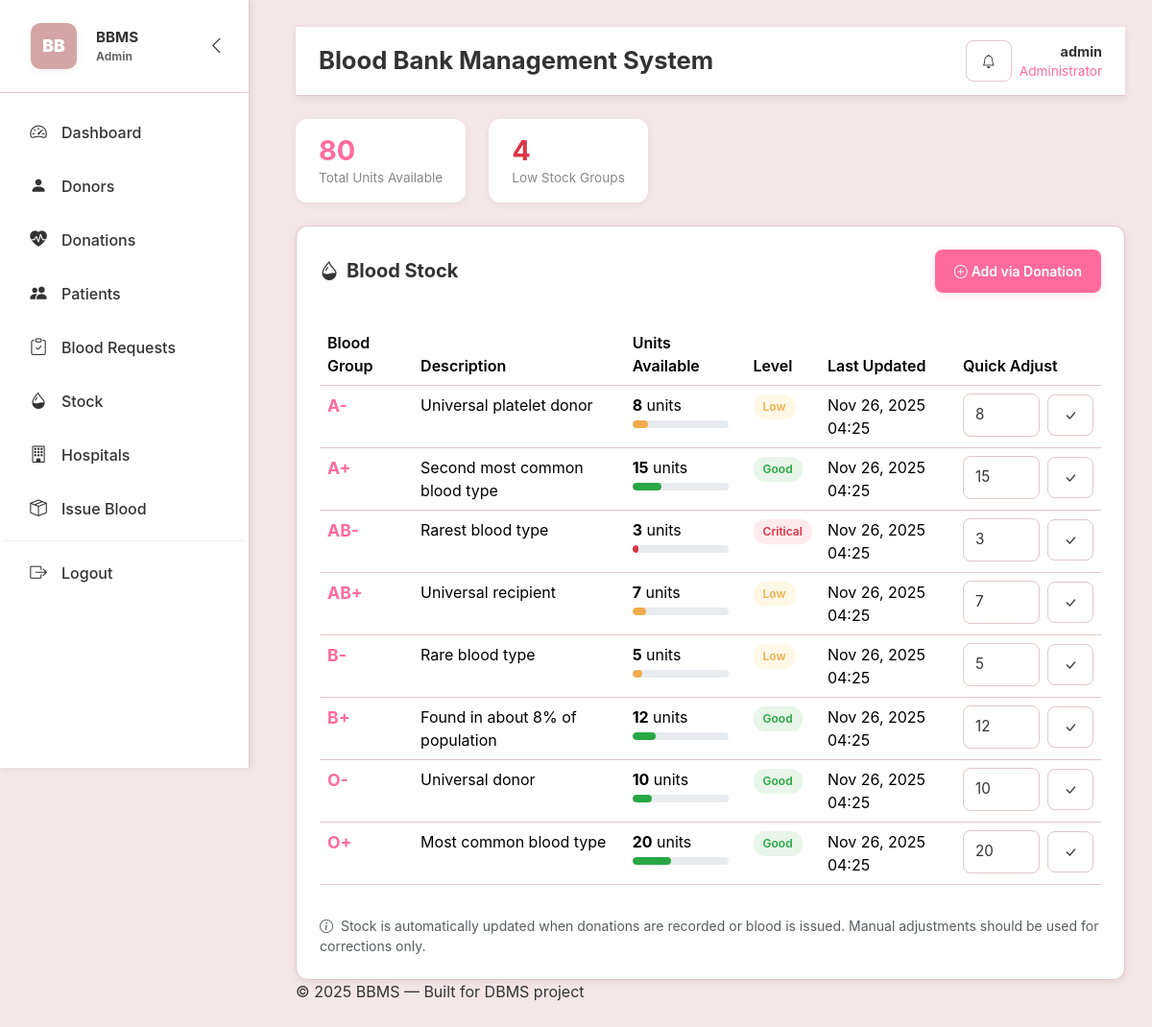
The app's page /stock/view_stock.php (signed in) with its own data.
### tables this page shows
CREATE TABLE blood_stock (
    stock_id INT AUTO_INCREMENT PRIMARY KEY,
    group_code VARCHAR(5) NOT NULL UNIQUE,
    units_available INT DEFAULT 0,
    units_reserved INT DEFAULT 0,
    minimum_threshold INT DEFAULT 5,
    maximum_capacity INT DEFAULT 100,
    last_updated TIMESTAMP DEFAULT CURRENT_TIMESTAMP ON UPDATE CURRENT_TIMESTAMP,
    FOREIGN KEY (group_code) REFERENCES blood_groups(group_code) ON DELETE RESTRICT ON UPDATE CASCADE
);

CREATE TABLE blood_groups (
    group_code VARCHAR(5) PRIMARY KEY,
    group_name VARCHAR(20) NOT NULL,
    can_donate_to VARCHAR(50) NOT NULL,
    can_receive_from VARCHAR(50) NOT NULL,
    description VARCHAR(255),
    created_at TIMESTAMP DEFAULT CURRENT_TIMESTAMP
);

### auth.php (called while the page is built, shortened)
<?php
function is_logged_in() {
    return !empty($_SESSION['admin_id']);
}
?>

### stock/view_stock.php (the view, shortened to what this page needs)
<?php
require_once '../db.php';
include '../auth.php';
include '../header.php';
$res = $conn->query("SELECT s.*, g.description FROM blood_stock s JOIN blood_groups g ON s.group_code = g.group_code ORDER BY s.group_code");
$total_units = $conn->query("SELECT SUM(units_available) as total FROM blood_stock")->fetch_assoc()["total"] ?? 0;
$low_stock_count = $conn->query("SELECT COUNT(*) as cnt FROM blood_stock WHERE units_available < 10")->fetch_assoc()["cnt"];
?>
<div class="stock-summary">
  <div class="stock-summary-card">
    <h3 style="color: var(--secondary-color);"><?= $total_units ?></h3>
    <p>Total Units Available</p>
  </div>
  <div class="stock-summary-card">
    <h3 style="color: <?= $low_stock_count > 0 ? "#dc3545" : "#28a745" ?>;"><?= $low_stock_count ?></h3>
    <p>Low Stock Groups</p>
  </div>
</div>
<div class="card table-modern">
  <div class="d-flex align-items-center justify-content-between mb-3">
    <h5 class="mb-0"><i class="bi bi-droplet-half me-2"></i>Blood Stock</h5>
    <a href="/bbms/donations/add_donation.php" class="btn btn-sm btn-brand"><i class="bi bi-plus-circle me-1"></i>Add via Donation</a>
  </div>
  <div class="table-responsive">
    <table class="table table-hover">
      <thead>
        <tr>
          <th>Blood Group</th>
          <th>Description</th>
          <th>Units Available</th>
          <th>Level</th>
          <th>Last Updated</th>
          <th>Quick Adjust</th>
        </tr>
      </thead>
      <tbody>
        <?php while($r=$res->fetch_assoc()):
          $units = $r["units_available"];
          $level_class = $units < 5 ? "critical" : ($units < 10 ? "low" : "good");
          $level_text = $units < 5 ? "Critical" : ($units < 10 ? "Low" : "Good");
          $fill_percent = min(100, ($units / 50) * 100);
        ?>
        <tr>
          <td><strong style="font-size: 1.1rem; color: var(--secondary-color);"><?= $r["group_code"] ?></strong></td>
          <td><?= htmlspecialchars($r["description"]) ?></td>
          <td>
            <strong><?= $units ?></strong> units
            <div class="progress-bar-stock mt-1">
              <div class="fill fill-<?= $level_class ?>" style="width: <?= $fill_percent ?>%"></div>
            </div>
          </td>
          <td><span class="stock-level stock-<?= $level_class ?>"><?= $level_text ?></span></td>
          <td><?= date("M d, Y H:i", strtotime($r["last_updated"])) ?></td>
          <td>
            <form method="POST" action="edit_stock_action.php" class="d-flex gap-2 align-items-center">
              <input type="number" name="units" class="form-control form-control-sm" style="width:80px" value="<?= $units ?>" min="0" required>
              <button class="btn btn-sm btn-ghost" title="Update"><i class="bi bi-check-lg"></i></button>
            </form>
          </td>
        </tr>
        <?php endwhile; ?>
      </tbody>
    </table>
  </div>
  <div class="mt-3 text-muted small">
    <i class="bi bi-info-circle me-1"></i>
    Stock is automatically updated when donations are recorded or blood is issued. Manual adjustments should be used for corrections only.
  </div>
</div>
<?php include '../footer.php'; ?>

### header.php (shortened to what this page needs)
<?php
include_once 'auth.php';
$cur = basename($_SERVER['SCRIPT_NAME']);
?>
<!doctype html><html lang="en"><head><meta charset="utf-8"><title>BBMS - Admin</title><meta name="viewport" content="width=device-width, initial-scale=1"><link href="https://cdn.jsdelivr.net/npm/bootstrap@5.3.2/dist/css/bootstrap.min.css" rel="stylesheet"><link href="https://cdn.jsdelivr.net/npm/bootstrap-icons@1.10.5/font/bootstrap-icons.css" rel="stylesheet"><link rel="stylesheet" href="/bbms/assets/style.css"></head><body><div class="sidebar" id="sidebar"><div class="sidebar-header"><div class="brand px-3 d-flex align-items-center"><div class="logo-circle me-2">BB</div><div class="brand-text"><div style="font-weight:700">BBMS</div><div class="small-muted">Admin</div></div></div><button id="sidebarToggle" class="btn-sidebar-toggle" title="Toggle sidebar"><i class="bi bi-chevron-left"></i></button></div><nav class="px-1 mt-3">
<div class="nav-item<?= $cur=='index.php'?' active':''?>" onclick="location.href='/bbms/index.php'"><span class="icon"><i class="bi bi-speedometer2"></i></span><span class="label">Dashboard</span></div>
<div class="nav-item<?= strpos($cur,'donor')!==false?' active':''?>" onclick="location.href='/bbms/donors/view_donors.php'"><span class="icon"><i class="bi bi-person-fill"></i></span><span class="label">Donors</span></div>
<div class="nav-item<?= strpos($cur,'donation')!==false?' active':''?>" onclick="location.href='/bbms/donations/view_donations.php'"><span class="icon"><i class="bi bi-heart-pulse-fill"></i></span><span class="label">Donations</span></div>
<div class="nav-item<?= strpos($cur,'patient')!==false?' active':''?>" onclick="location.href='/bbms/patients/view_patients.php'"><span class="icon"><i class="bi bi-people-fill"></i></span><span class="label">Patients</span></div>
<div class="nav-item<?= strpos($cur,'request')!==false?' active':''?>" onclick="location.href='/bbms/requests/view_requests.php'"><span class="icon"><i class="bi bi-clipboard-check"></i></span><span class="label">Blood Requests</span></div>
<div class="nav-item<?= strpos($cur,'stock')!==false?' active':''?>" onclick="location.href='/bbms/stock/view_stock.php'"><span class="icon"><i class="bi bi-droplet-half"></i></span><span class="label">Stock</span></div>
<div class="nav-item<?= strpos($cur,'hospital')!==false?' active':''?>" onclick="location.href='/bbms/hospitals/view_hospitals.php'"><span class="icon"><i class="bi bi-building"></i></span><span class="label">Hospitals</span></div>
<div class="nav-item<?= strpos($cur,'issue')!==false?' active':''?>" onclick="location.href='/bbms/issue/issue_blood.php'"><span class="icon"><i class="bi bi-box-seam"></i></span><span class="label">Issue Blood</span></div>
<hr style="border-color:#e0c7ca;margin:0.5rem 0">
<?php if(is_logged_in()): ?>
<div class="nav-item" onclick="location.href='/bbms/logout.php'"><span class="icon"><i class="bi bi-box-arrow-right"></i></span><span class="label">Logout</span></div>
<?php else: ?>
<div class="nav-item<?= $cur=='login.php'?' active':''?>" onclick="location.href='/bbms/login.php'"><span class="icon"><i class="bi bi-box-arrow-in-right"></i></span><span class="label">Admin Login</span></div>
<?php endif; ?>
</nav></div><div class="main"><div class="topbar mb-4 d-flex align-items-center justify-content-between"><div class="d-flex align-items-center title"><h1 class="mb-0">Blood Bank Management System</h1></div><div class="controls d-flex align-items-center gap-3"><?php if(is_logged_in()): ?><div class="d-flex align-items-center gap-2"><button class="btn btn-sm btn-ghost" title="Notifications"><i class="bi bi-bell"></i></button><div class="text-end small-muted"><div style="font-weight:700;color:#333"><?=htmlspecialchars($_SESSION['admin_username'])?></div><div style="font-size:0.85rem;color:#ff6b9d">Administrator</div></div></div><?php else: ?><a href="/bbms/login.php" class="btn btn-ghost">Login</a><?php endif; ?></div></div>

### footer.php (shortened to what this page needs)
<div class="footer-small">© <?=date('Y')?> BBMS — Built for DBMS project</div></div></body></html>

### assets/style.css (style rules this page uses)
:root { --primary-color:#d4a5a5;--secondary-color:#ff6b9d;--text-dark:#333;--text-muted:#666;--bg-light:#f5e6e8;--bg-white:#ffffff;--border-color:#e0c7ca }
* { box-sizing:border-box }
html,body { height:100%;margin:0 }
body { font-family:-apple-system,'Segoe UI',Roboto,'Helvetica Neue',sans-serif;background-color:var(--bg-light);color:var(--text-dark) }
.sidebar { width:260px;min-height:100vh;background:var(--bg-white);color:var(--text-dark);position:fixed;left:0;top:0;padding:0;transition:width 0.3s cubic-bezier(0.4,0,0.2,1);box-shadow:2px 0 8px rgba(0,0,0,0.08);z-index:1000;border-right:1px solid var(--border-color);overflow-y:auto }
.sidebar-header { display:flex;align-items:center;justify-content:space-between;padding:1.5rem 1rem;border-bottom:1px solid var(--border-color);flex-shrink:0 }
.brand { font-weight:700;font-size:1rem;display:flex;align-items:center;gap:0.75rem;flex:1;min-width:0 }
.brand-text { display:flex;flex-direction:column }
.brand-text>div:first-child { font-weight:700;font-size:0.95rem;color:var(--text-dark) }
.brand-text>div:last-child { font-size:0.75rem;color:var(--text-muted) }
.btn-sidebar-toggle { background:transparent;border:none;color:var(--text-dark);cursor:pointer;padding:0.5rem;border-radius:6px;display:flex;align-items:center;justify-content:center;transition:all 0.2s ease;font-size:1.2rem;flex-shrink:0 }
.nav-item { padding:0.75rem 1rem;border-radius:8px;margin:0.35rem 0.5rem;display:flex;align-items:center;gap:0.75rem;cursor:pointer;transition:all 0.2s ease;color:var(--text-dark);text-decoration:none }
.nav-item .icon { display:flex;align-items:center;justify-content:center;min-width:24px;font-size:1.1rem }
.nav-item .label { flex:1;white-space:nowrap;overflow:hidden;text-overflow:ellipsis;font-weight:500 }
.main { margin-left:280px;padding:28px;min-height:100vh;transition:margin-left 0.3s cubic-bezier(0.4,0,0.2,1);width:calc(100% - 280px) }
.topbar { height:72px;background:var(--bg-white);border-radius:0;padding:0 24px;display:flex;align-items:center;justify-content:space-between;box-shadow:0 2px 8px rgba(0,0,0,0.08);color:var(--text-dark);margin-bottom:28px;border-bottom:1px solid var(--border-color) }
.topbar .title { display:flex;align-items:center;gap:16px }
.topbar h1 { font-size:1.6rem;margin:0;font-weight:700;color:var(--text-dark) }
.card { background:var(--bg-white);border-radius:12px;padding:24px;box-shadow:0 2px 8px rgba(0,0,0,0.08);border:1px solid var(--border-color) }
.card h5 { color:var(--text-dark);font-weight:700 }
.btn-brand { background:var(--secondary-color);border:none;color:#fff;padding:12px 20px;border-radius:8px;font-weight:600;cursor:pointer;transition:all 0.2s ease;box-shadow:0 2px 8px rgba(255,107,157,0.2);display:inline-block }
.btn-ghost { background:transparent;border:1.5px solid var(--border-color);color:var(--text-dark);padding:10px 16px;border-radius:8px;cursor:pointer;transition:all 0.2s ease;font-weight:500;display:inline-block }
.logo-circle { width:48px;height:48px;border-radius:10px;background:var(--primary-color);color:#fff;display:flex;align-items:center;justify-content:center;font-weight:900;font-size:1.1rem;box-shadow:0 2px 8px rgba(212,165,165,0.2) }
.small-muted { color:var(--text-muted);font-size:0.9rem }
.form-control { background:var(--bg-white);border:1px solid var(--border-color);color:var(--text-dark);padding:10px 12px;border-radius:8px;transition:all 0.2s ease;font-size:0.95rem;width:100% }
.form-control::placeholder { color:var(--text-muted) }
.mt-3 { margin-top:1rem }
.mb-3 { margin-bottom:1rem }
.mb-0 { margin-bottom:0 }
.me-2 { margin-right:0.5rem }
hr { border-color:var(--border-color);margin:0.5rem 0 }
table { width:100%;border-collapse:collapse;margin-top:16px }
table th,table td { padding:12px;text-align:left;border-bottom:1px solid var(--border-color) }
table th { background:var(--bg-light);font-weight:600;color:var(--text-dark) }
.controls { gap:1rem }
.text-end { text-align:right }
.d-flex { display:flex }
.align-items-center { align-items:center }
.justify-content-between { justify-content:space-between }
.gap-2 { gap:0.5rem }
.table-responsive { overflow-x:auto }

### records on screen
blood_stock: group_code "A-", group_code.description "Universal platelet donor", units_available "8", units_available "Low", last_updated "Nov 26, 2025 04:25", units "8"
blood_stock: group_code "A+", group_code.description "Second most common blood type", units_available "15", units_available "Good", last_updated "Nov 26, 2025 04:25", units "15"
blood_stock: group_code "AB-", group_code.description "Rarest blood type", units_available "3", units_available "Critical", last_updated "Nov 26, 2025 04:25", units "3"
blood_stock: group_code "AB+", group_code.description "Universal recipient", units_available "7", units_available "Low", last_updated "Nov 26, 2025 04:25", units "7"
blood_stock: group_code "B-", group_code.description "Rare blood type", units_available "5", units_available "Low", last_updated "Nov 26, 2025 04:25", units "5"
blood_stock: group_code "B+", group_code.description "Found in about 8% of population", units_available "12", units_available "Good", last_updated "Nov 26, 2025 04:25", units "12"
blood_stock: group_code "O-", group_code.description "Universal donor", units_available "10", units_available "Good", last_updated "Nov 26, 2025 04:25", units "10"
blood_stock: group_code "O+", group_code.description "Most common blood type", units_available "20", units_available "Good", last_updated "Nov 26, 2025 04:25", units "20"

### other values on screen
$_SESSION['admin_username'] "admin"
$total_units "80"
$low_stock_count "4"
